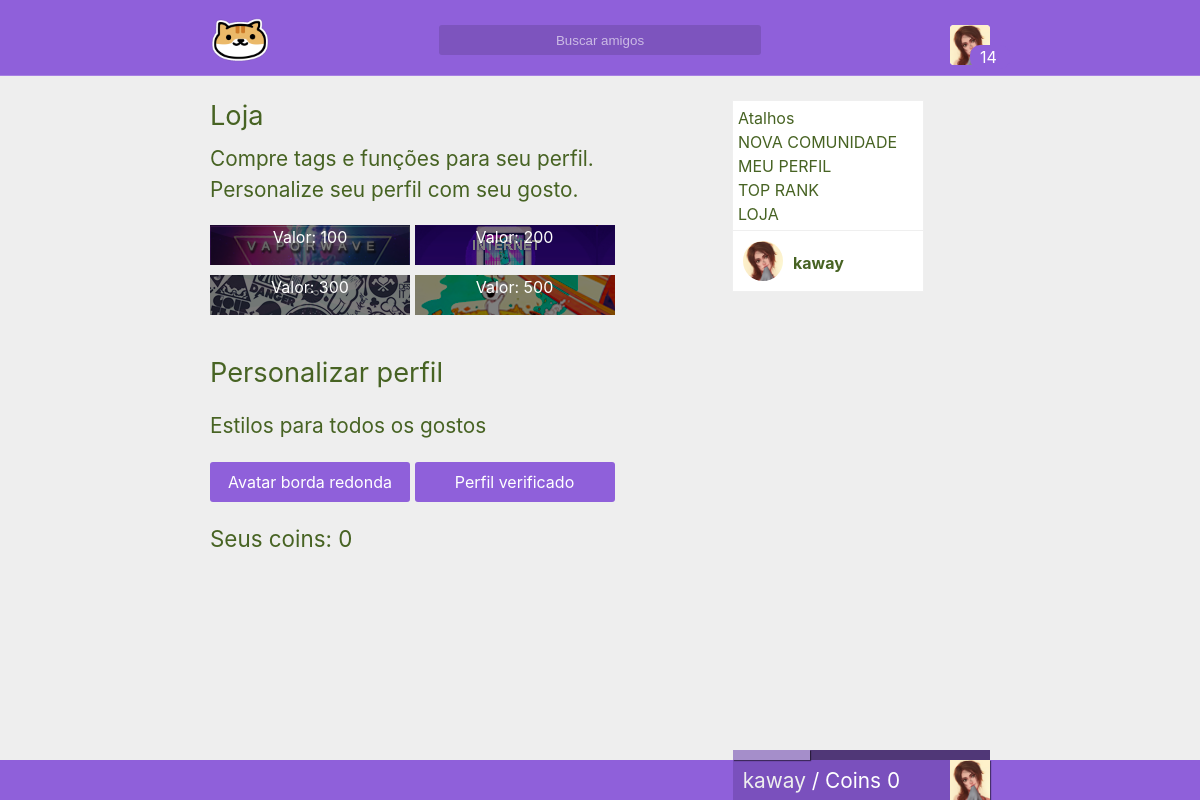
The page /loja (signed in) on the database its author committed.
### tables this page shows
CREATE TABLE `user` (
  `id` int(11) NOT NULL,
  `cry` varchar(255) NOT NULL,
  `wtf` varchar(2555) NOT NULL,
  `cool` varchar(2555) NOT NULL,
  `baby` varchar(2555) NOT NULL,
  `very` varchar(2555) NOT NULL,
  `nani` varchar(255) NOT NULL,
  `email` varchar(100) NOT NULL,
  `password` varchar(255) NOT NULL,
  `usuario` varchar(255) NOT NULL,
  `admin` int(11) NOT NULL,
  `avatar` varchar(255) NOT NULL,
  `background` text NOT NULL,
  `cover` text NOT NULL,
  `config` int(11) NOT NULL,
  `game` text NOT NULL,
  `movie` text NOT NULL,
  `pincode` varchar(10) NOT NULL,
  `ip` varchar(255) NOT NULL,
  `tuturial` int(11) NOT NULL,
  `exp` int(11) NOT NULL,
  `lvl` int(11) NOT NULL,
  `tag` int(11) NOT NULL,
  `money` int(11) NOT NULL,
  `status` varchar(200) NOT NULL,
  `anime_favorito` int(11) NOT NULL
);

CREATE TABLE `produtos` (
  `id` int(11) NOT NULL,
  `texto` text NOT NULL,
  `valor` varchar(255) NOT NULL,
  `img` text NOT NULL
);

### autoload/template/body.php (called while the page is built)
<?php
require './templates/index.php';

### autoload/template.php (called while the page is built)
<?php
require './autoload/template/html.php';
function html(){
	require './autoload/template/body.php';
}

### autoload/start.php (called while the page is built)
<?php
require 'template.php';

### config/_autoload.php (called while the page is built)
<?php
require './autoload/start.php';

### index.php (called while the page is built, shortened)
<?php
require './config/_autoload.php';
?>

### autoload/user/user.php (called while the page is built, shortened)
<?php
if(isset($_COOKIE['iduser']) && (isset($_COOKIE['cry']) ) ){
	$iduser = $_COOKIE['iduser'];
	$cry = $_COOKIE['cry'];
    $wtf = $_COOKIE['wtf'];
    $cool = $_COOKIE['cool'];
    $baby = $_COOKIE['baby'];
    $very = $_COOKIE['very'];
	$result_usuario = "SELECT * FROM user WHERE id = '$iduser' && cry = '$cry' and wtf = '$wtf' and cool = '$cool' and baby = '$baby' and very = '$very' LIMIT 1";
    $resultado_usuario = mysqli_query($conn, $result_usuario);
    $user = mysqli_fetch_assoc($resultado_usuario);
}
?>

### view/shop/produto.php (the view, shortened to what this page needs)
<div class="produtos">
	<h1>Loja</h1>
	<p id="abe">Compre tags e funções para seu perfil.</p>
	<p id="abe">Personalize seu perfil com seu gosto.</p>
<?php
$result_produt = "SELECT * FROM produtos WHERE id";
$result_produto = mysqli_query($conn, $result_produt);
foreach ($result_produto as $result_produto => $result_produtos) {
?>
	<div uk-tooltip="<?php echo $result_produtos['texto'];?>" class="produto_a" id="qualser<?php echo $result_produtos['id'];?>">
		<p id="valor">Valor: <?php echo $result_produtos['valor'];?></p>
	</div>
<?php }?>
<h2>Personalizar perfil</h2>
<p style="font-size: 1.3em">Estilos para todos os gostos</p>
<div uk-tooltip="Comprar por 500 coins" class="items"><p>Avatar borda redonda</div>
	<div uk-tooltip="Comprar por 1000 coins" class="items"><p>Perfil verificado</div>
<p style="font-size: 1.4em">Seus coins: <?php echo $user['money'];?></p>
</div>

### view/dashboard/menu.php (shortened to what this page needs)
<?php if(isset($template)){?>
<?php if(isset($_COOKIE['iduser']) && (isset($_COOKIE['cry']) )){ ?>
<div class="headerta">
	<div class="align">
		<a href="/"><img class="logo" src="/assets/img/friends.png"/></a>
	<div class="boxcenter">
		<input class="busca" type="text" placeholder="Buscar amigos"/>
	</div>
	<div class="boxleft">
		<div class="okaysr">
		<img class="avatar" src="/img/user/<?php echo $user['avatar'];?>"/>
		<p class="myrank"><span id="lvl"><?php echo $user['lvl'];?></span></p>
		</div>
	</div>
	</div>
</div>
<?php
$exp = $user['exp'];
?>
<div class="bottomh">
	<div class="align">
		<div class="profile">
			<div class="exp" uk-tooltip="Progresso">
				<div uk-tooltip="EXP atual <?Php echo $exp;?> de 10" class="atual"></div>
			</div>
			<div class="avatar" uk-tooltip="Foto de avatar">
			</div>
			<p><a href="/profile/<?php echo $user['id'];?>"><?php echo $user['usuario'];?></a> / Coins <?php echo $user['money'];?></p>
		</div>
	</div>
</div>
<?Php } ?>
<?Php }  else{ include '../404/index.php';}?>

### view/dashboard/status/me.php
<?php if(isset($template)){?>
<div class="links">
<p>Atalhos</p>
<a href="/create_page">Nova comunidade</a>
<br>
<a href="/profile/<?php echo $user['id'];?>">Meu perfil</a>
<br>
<a href="/toprank">Top rank</a>
<br>
<a href="/loja">Loja</a>
</div>
<div class="status">
<a href="/profile/<?php echo $user['id'];?>">
<img class="avatar" src="/img/user/<?php echo $user['avatar'];?>"/>
<p class="user"><?php echo $user['usuario'];?></p>
</a>
</div>
<?Php } else{ include '../404/index.php';}?>

### assets/css/style.css (style rules this page uses)
* { font-smooth: never; -webkit-font-smoothing : none; padding: 0; margin: 0px; }
body { overflow-y: auto; overflow-x: hidden; }
a { color: #151515 !important; }
a,p,span { font-size: 1em; }
html { background-color: #eee !important; }
p, span, h1, h2 { color: #476323 !important; }
.busca::placeholder { color: hsla(0,0%,100%,.6) !important; opacity: 1; }
input { outline: 0; }
::placeholder { color: #555; opacity: 1; }
.headerta { width: 100%; height: 75px; position: fixed; top: 0; left: 0; background: #8f60da; border-bottom: 1px solid hsla(0,0%,100%,.2);; z-index: 100000000; }
.headerta .logo { position: relative; width: 60px; top: 10px; height: 60px; cursor: pointer; transition: 1s; }
.headerta .align { position: relative; margin: 0px auto; width: 65%; }
.headerta .boxcenter { display: flex; align-items: center; justify-content: center; }
.headerta .boxcenter .busca { background: rgba(0,0,0,.13); -webkit-box-pack: center; -webkit-justify-content: center; -ms-flex-pack: center; justify-content: center; border: none; bottom: 35px; position: relative; padding: 5px; text-align: center; border-radius: 3px; width: 40%; height: 20px; transition: 0.3s; }
.align { position: relative; margin: 0px auto; width: 65%; }
.status { position: fixed; top: 230px; width: 15%; height: 50px; display: flex; align-items: flex-end; float: right; right: 23%; background: #fff; border: 1px solid #efefef; padding: 5px; z-index: 100000; }
.status a { color: #fff !important; }
.status .avatar { border-radius: 50%; width: 40px; height: 40px; top: 10px; position: absolute; left: 10px; }
.status .user { position: absolute; top: 0px; left: 60px; font-weight: bold; color: #476323 !important; }
.boxleft { position: absolute; float: right; right: 0; }
.boxleft .avatar { width: 40px; height: 40px; background: #fff; position: relative; top: 40px; border-radius: 10%; }
.boxleft .okaysr { position: relative; bottom: 105px; height: 90px; border-radius: 20px; cursor: pointer; }
.myrank { position: relative; top: 0px; z-index: 100; background: #8f60da !important; width: auto; border-radius: 10px; left: 20px; }
.myrank span { position: relative; left: 10px; color: #fff !important; }
.links { position: fixed; top: 100px; width: 15%; height: auto; float: right; right: 23%; background: #fff; border: 1px solid #efefef; padding: 5px; z-index: 100000; }
.links p { top: 0px; position: relative; }
.links a { text-align: center; position: relative; text-transform: uppercase; color: #476323 !important; top: -20px; left: 0px; width: 100%; }
.produtos h1 { font-size: 1.7em; }
.produtos h2 { font-size: 1.7em; }
.produtos .items { width: 200px; height: 40px; background: #8f60da; border-radius: 3px; cursor: pointer; text-align: center; display: inline-block; }
.produtos .items p { padding: 8px; color: #fff !important; }
.produtos #abe { font-size: 1.3em; margin-top: -20px; top: 10px; position: relative; }
.produto_a { width: 200px; height: 40px; background: #8f60da; margin-top: 10px; position: relative; cursor: pointer; display: inline-block; }
.produto_a #valor { position: relative; text-align: center; background: rgba(0,0,0,.50); color: #fff !important; height: 100%; }
.bottomh { position: fixed; bottom: 0; background: #8f60da; height: 40px; width: 100%; z-index: 100000000000; }
.bottomh .profile { width: auto; float: right; height: 40px; position: absolute; right: 0; background: #7a50bd; padding-right: 100px; }
.bottomh .profile .avatar { width: 40px; height: 40px; background: #fff; position: absolute; float: right; right: 0px; background-size: cover; box-shadow: 1px 1px 1px rgba(0,0,0,.50); }
.bottomh .profile p { float: left; position: relative; top: -15px; left: 10px; color: #fff !important; font-size: 1.3em; }
.bottomh .profile a { color: #eee !important; }

### rows shown on the page
user: avatar (picture), lvl "14", usuario "kaway", money "0"
produtos: shows a picture, valor "100"
produtos: shows a picture, valor "200"
produtos: shows a picture, valor "300"
produtos: shows a picture, valor "500"
